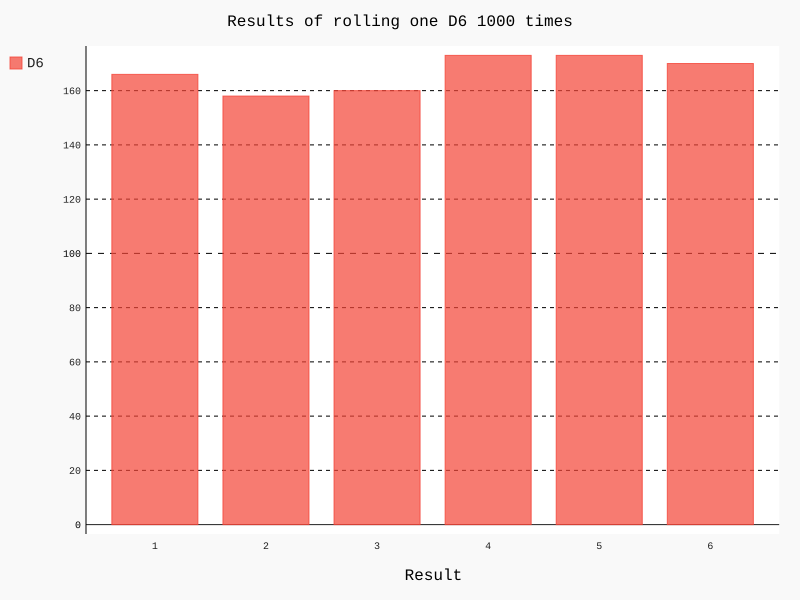

Here is the Python script that generated this plot:
import pygal
from die import Die

#Creating a D6 Die
die = Die()

#Modeling a series of throws with saving the results in a list
results = []
for roll_num in range(1000):
    result = die.roll()
    results.append(result)

#Analysis of results
frequencies = []
for value in range(1, die.num_sides + 1):
    frequency = results.count(value)
    frequencies.append(frequency)

#Visualization of results
hist = pygal.Bar()

hist.title = "Results of rolling one D6 1000 times"
hist.x_labels = ['1', '2', '3', '4', '5', '6']
hist.x_title = "Result"
hist.y_titile = "Frequency of Result"

hist.add('D6', frequencies)
hist.render_to_file('die_visual.svg')
